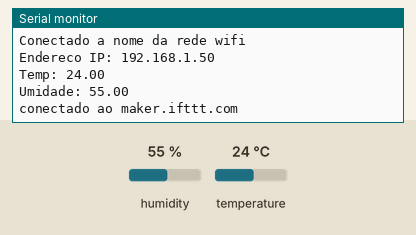
Simulated run of this sketch. Board: ESP8266 (NodeMCU). Shown: the last lines printed to the serial monitor. Inputs (shaded band) come from the test bench; at power-on: humidity 55 %, temperature 24 °C. WiFi joins after 1.5 s; servers stay silent unless stated.

Above: at 2.7 s.
2.8 s: humidity set to 52 %
At 2.8 s:
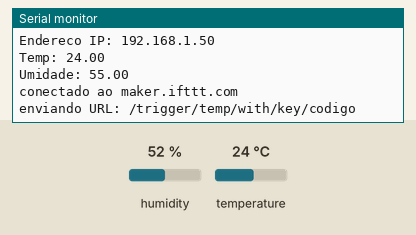
6.0 s: humidity set to 49 %
At 8.8 s:
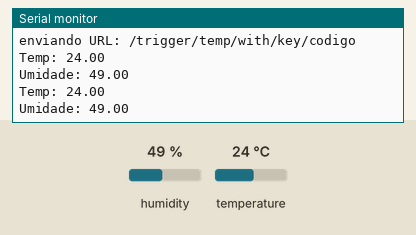
Timing chart, 0 to 10.3 s (numbered marks = the images above; inputs shaded):
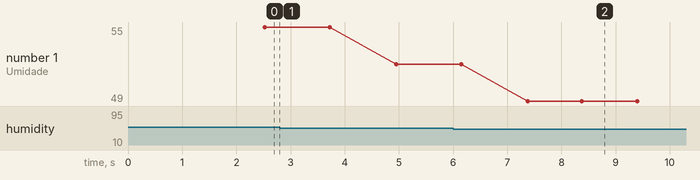

The sketch:

estacao-meteorologica-ifttt.ino
```cpp
/*
  Como Criar Coisas Inteligentes com Arduino - Módulo 2
  Facilitador:       Prof. Orlewilson Bentes Maia
  Data Criacao:      26/07/2018
  Data Atualizacao:  26/07/2018
  Descricao:         Enviando dados para Internet usando o serviço IFTTT (If This Then That)
  Fonte:             http://pedrominatel.com.br/pt/esp8266/ifttt-com-esp8266-e-sming/
*/

/*
Correspondência de pinagens entre Arduino e NodeMCU

Arduino Uno/Mega    NodeMCU
16                  D0
5                   D1
4                   D2
0                   D3
2                   D4
14                  D5
12                  D6
13                  D7
15                  D8
*/

//Biblioteca do sensor dht11
#include "DHT.h"

//Biblioteca do WiFi e Servidor Web
#include <ESP8266WiFi.h>
#include <WiFiClient.h>

//---------- DHT11
// Porta na qual lerá os valores do sensor DHT
const int DHT_PIN = 0; //D3

// Cria um objeto da classe dht
DHT dht(DHT_PIN, DHT11);

// variáveis que armazenarão os valores lidos do sensor DHT
float valorTemp;
float valorUmidade;

//---------- WiFi
const char* ssid = "nome da rede wifi";
const char* password = "senha";

String page = "";
String text = "";

//---------- IFTTT
const char* event = "temp";
const char* makerKey = "codigo";

WiFiClient iftttClient;
const char* makerHost = "maker.ifttt.com";
const int makerPort = 80;

void setup(void){
  // inicia o sensor DHT
  dht.begin();

  // configuração da porta serial
  Serial.begin(115200);

  // inicia a conexão WiFi
  WiFi.begin(ssid, password);
  Serial.println("");

  // aguarda conectar
  while (WiFi.status() != WL_CONNECTED) {
    delay(500);
    Serial.print(".");
  }

  Serial.println("");
  Serial.print("Conectado a ");
  Serial.println(ssid);
  Serial.print("Endereco IP: ");
  Serial.println(WiFi.localIP());

}

void loop(void){
  // ler os valores do DHT11
  valorUmidade = dht.readHumidity();
  valorTemp = dht.readTemperature();
  delay(1000);
  Serial.println("Temp: " + (String) valorTemp);
  Serial.println("Umidade: " + (String) valorUmidade);

  if (valorUmidade > 50) {
    Serial.print("conectado ao ");
    Serial.println(makerHost);

    if (!iftttClient.connect(makerHost, makerPort)) {
      Serial.println("falha ao tentar acessar o Maker");
      return;
    }
    String url = "/trigger/"+ (String) event+"/with/key/";
    url += (String) makerKey;

    Serial.print("enviando URL: ");
    Serial.println(url);
    iftttClient.print(String("POST ") + url + " HTTP/1.1\r\n" +
                         "Host: " + makerHost + "\r\n" +
                         "Content-Type: application/x-www-form-urlencoded\r\n" +
                         "Content-Length: 13\r\n\r\n" +
                         "value1=" + (String)valorTemp + "\r\n");
  }
}
```

Measured:
- the behaviour switches between 51 and 50 % on humidity (found by bisection; images 1 and 2)
- after the input at 6.0 s, the serial monitor: prints a new line after 1.4 s (image 2)
- plotted number 1: 55 → 52 after the input at 2.8 s, 52 → 49 after the input at 6.0 s
